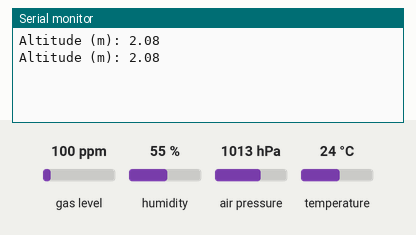
Simulated run of this sketch. Board: Arduino Uno, built with avr-gcc and run on an emulated ATmega328P. Shown: the last lines printed to the serial monitor. The test bench sets the inputs (shaded band); at power-on: air pressure 1013 hPa, gas level 100 ppm, humidity 55 %, temperature 24 °C.

Above: at 1.2 s.
1.3 s: air pressure set to 952 hPa
At 2.0 s:
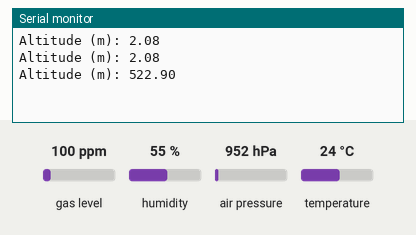
2.8 s: air pressure set to 975 hPa
At 3.3 s:
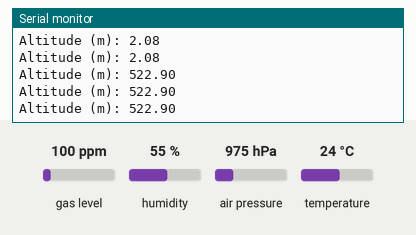
Timing chart, 0 to 5.8 s (numbered marks = the images above; inputs shaded):
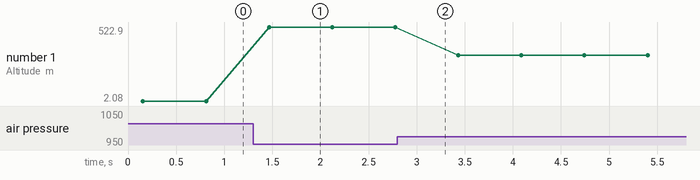

The sketch:

test_lsm303.ino
```cpp
#include <Wire.h>
#include <Adafruit_BMP3XX.h>

Adafruit_BMP3XX bmp;
#define SEALEVEL_PRESSURE_HPA 1013.25 // Adjust for your local pressure

void setup() {
  Serial.begin(9600);
  if (!bmp.begin_I2C()) { // Default I2C address (0x77)
    Serial.println("BMP160 not found!");
    while (1);
  }
  // Configure sensor
  bmp.setTemperatureOversampling(BMP3_OVERSAMPLING_8X);
  bmp.setPressureOversampling(BMP3_OVERSAMPLING_4X);
}

void loop() {
  if (!bmp.performReading()) {
    Serial.println("Failed to read BMP160!");
    return;
  }
  float altitude = bmp.readAltitude(SEALEVEL_PRESSURE_HPA);
  Serial.print("Altitude (m): ");
  Serial.println(altitude);
  delay(500);
}
```

Measured:
- after the input at 1.3 s, the serial monitor: prints a new line after 0.17 s (image 1)
- plotted number 1: 2.08 → 522.9 after the input at 1.3 s, 522.9 → 323.44 after the input at 2.8 s
